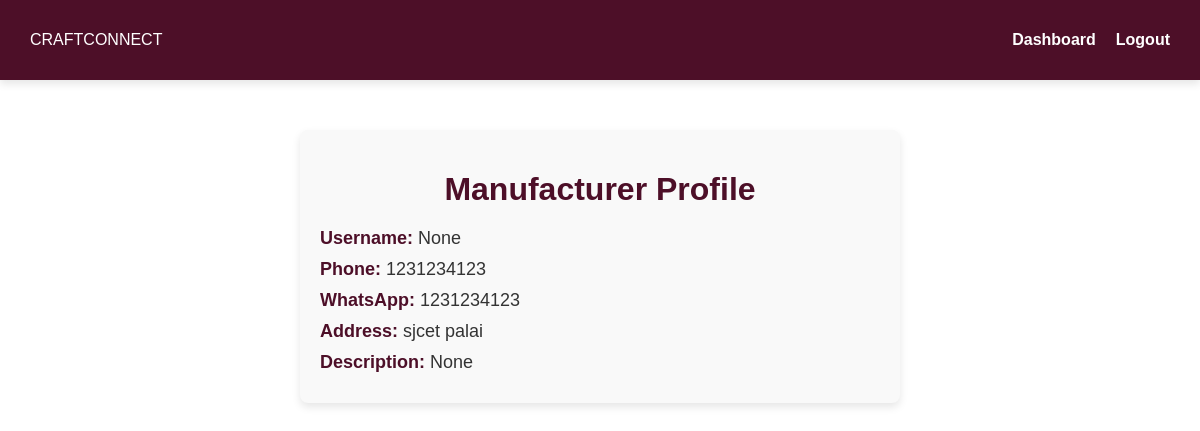
Page /manufacturer_profile (signed in) on the committed database.
### tables this page shows
CREATE TABLE users (
            id INTEGER PRIMARY KEY AUTOINCREMENT,
            name TEXT NOT NULL,
            email TEXT UNIQUE NOT NULL,
            password TEXT NOT NULL,
            user_type TEXT NOT NULL,
            profile_pic TEXT DEFAULT 'default_profile.jpg'
        , phone TEXT, whatsapp TEXT, address TEXT, description TEXT, username TEXT, suspended default 0, is_logged_in integer default 0);

### app.py (the view)
@app.route('/manufacturer_profile')
def manufacturer_profile():
    if "user_id" not in session or session["user_type"] != "manufacturer":
        return redirect(url_for("login"))
    user_id = session["user_id"]
    conn = sqlite3.connect("craftconnect.db")
    cursor = conn.cursor()
    cursor.execute("""
        SELECT username, phone, whatsapp, address, description
        FROM users
        WHERE id = ?
    """, (user_id,))
    result = cursor.fetchone()
    conn.close()
    print("Fetched Manufacturer Details:", result)
    if not result:
        flash("Manufacturer details not found.", "error")
        return redirect(url_for("manufacturer_dashboard"))
    manufacturer = {
        "username": result[0],
        "phone": result[1],
        "whatsapp": result[2],
        "address": result[3],
        "description": result[4]
    }
    return render_template("manufacturer_profile.html", manufacturer=manufacturer)

### templates/manufacturer_profile.html (shortened to what this page needs)
<!DOCTYPE html>
<html lang="en">
<head>
    <link rel="stylesheet" href="{{ url_for('static', filename='css/styles.css') }}">
</head>
<body>
    <nav class="navbar">
        <div class="logo">CRAFTCONNECT</div>
        <ul class="nav-links">
            <li><a href="{{ url_for('manufacturer_dashboard') }}">Dashboard</a></li>
            <li><a href="{{ url_for('logout') }}">Logout</a></li>
        </ul>
    </nav>
    <div class="profile-container">
        <h1>Manufacturer Profile</h1>
        <p><strong>Username:</strong> {{ manufacturer.username }}</p>
        <p><strong>Phone:</strong> {{ manufacturer.phone }}</p>
        <p><strong>WhatsApp:</strong> {{ manufacturer.whatsapp }}</p>
        <p><strong>Address:</strong> {{ manufacturer.address }}</p>
        <p><strong>Description:</strong> {{ manufacturer.description }}</p>
    </div>
</body>
</html>

### static/css/styles.css (style rules this page uses)
body { margin: 0; padding: 0; overflow-x: hidden; font-family: Arial, sans-serif; background: white; color: #4D0F28; min-height: 100vh; box-sizing: border-box; width:100%; max-width: 100%; }
.navbar { display: flex; justify-content: space-between; align-items: center; padding: 15px 30px; background: #4D0F28; color: white; box-shadow: 0px 4px 8px rgba(0, 0, 0, 0.1); max-width: 100%; flex-wrap: wrap; }
.nav-links { list-style: none; display: flex; gap: 20px; }
.nav-links a { text-decoration: none; color: white; font-size: 16px; font-weight: bold; transition: color 0.3s ease; }
* { outline: none; box-sizing: border-box; max-width: 100vw; }
.profile-container { max-width: 600px; margin: 50px auto; padding: 20px; background-color: #f9f9f9; border-radius: 8px; box-shadow: 0 4px 8px rgba(0, 0, 0, 0.1); text-align: left; }
.profile-container h1 { text-align: center; color: #4D0F28; margin-bottom: 20px; }
.profile-container p { font-size: 18px; color: #333; margin: 10px 0; }
.profile-container p strong { color: #4D0F28; }

### rows in the picture
users: phone "1231234123", whatsapp "1231234123", address "sjcet palai"

### other values in the picture
{{ manufacturer.username }} "None"
{{ manufacturer.description }} "None"
